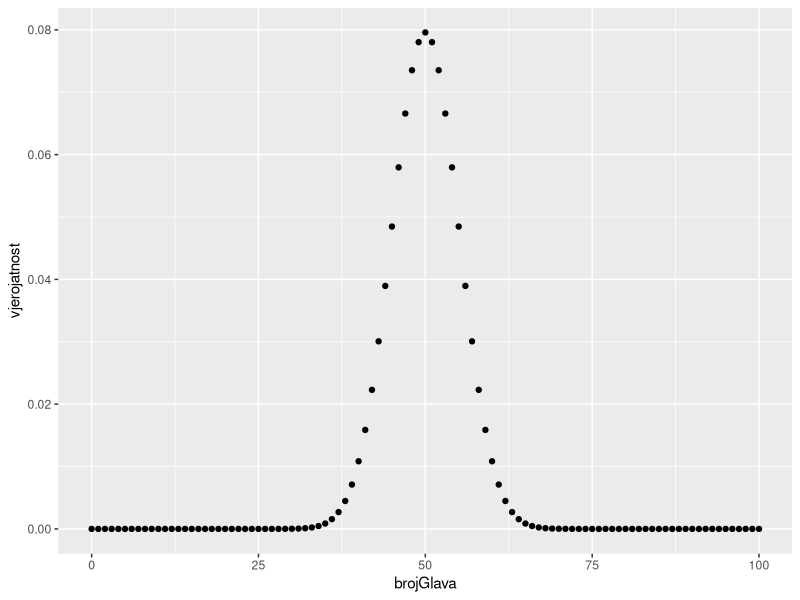
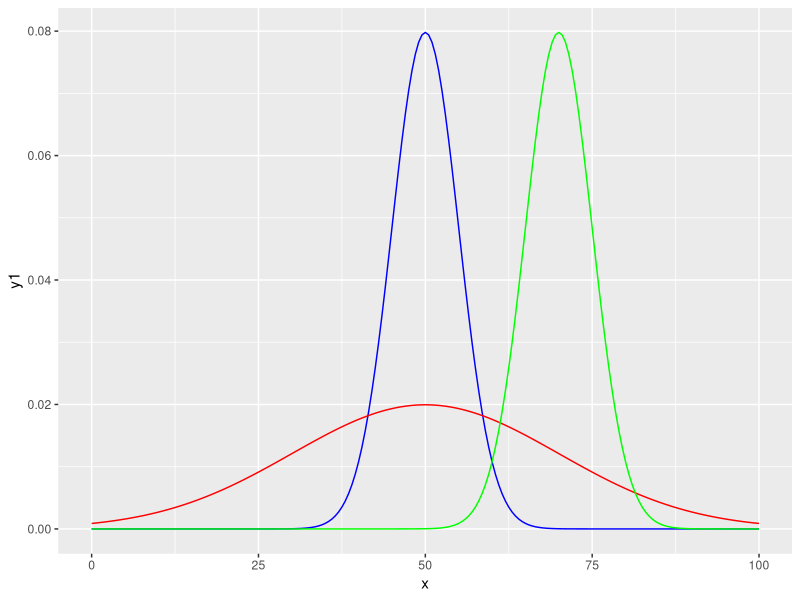
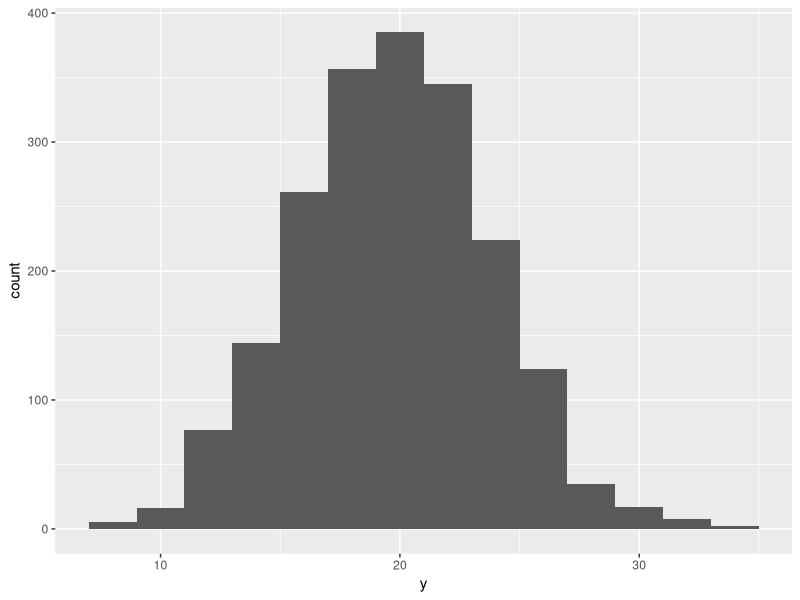
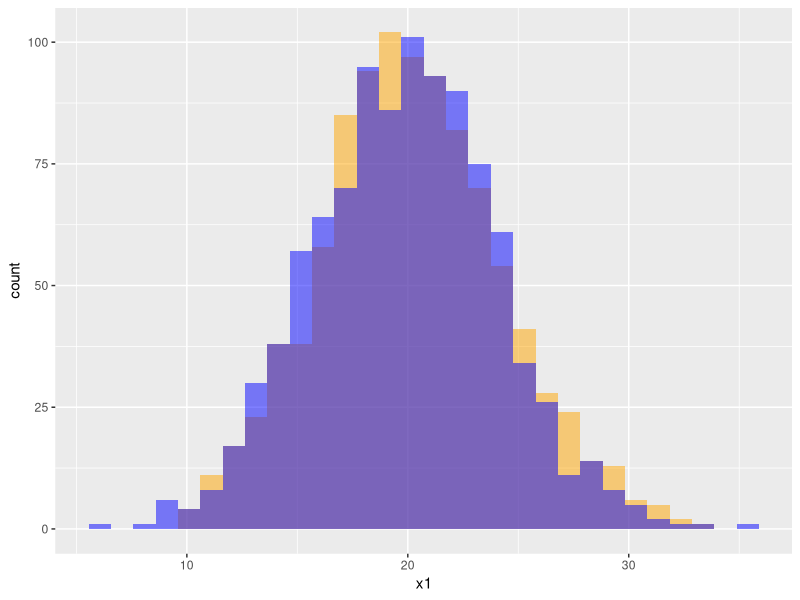
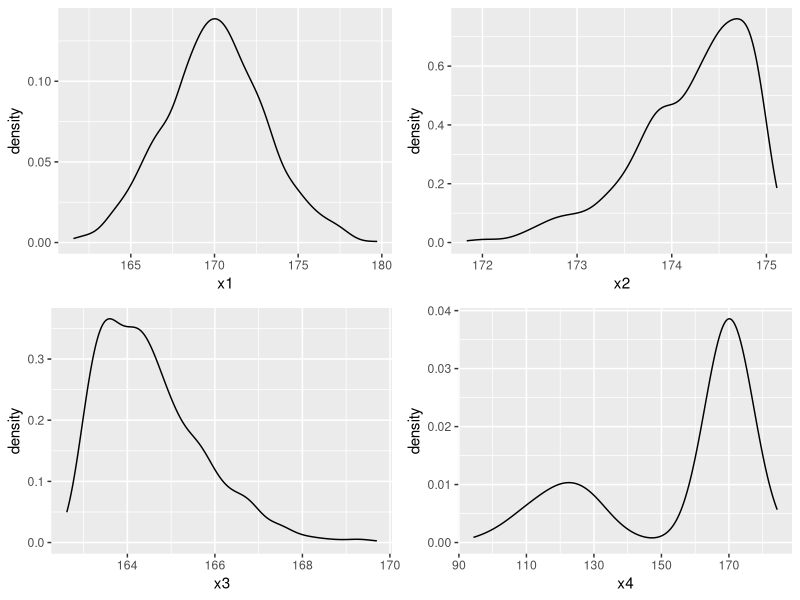
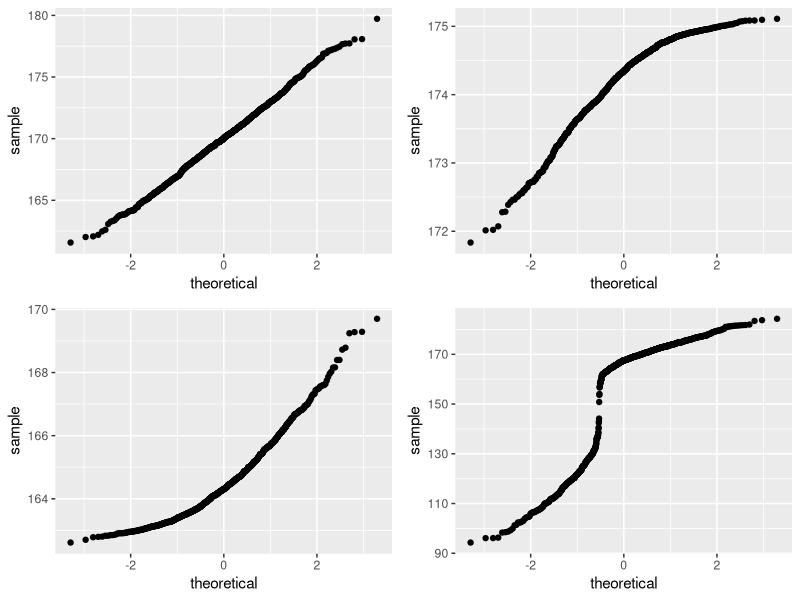
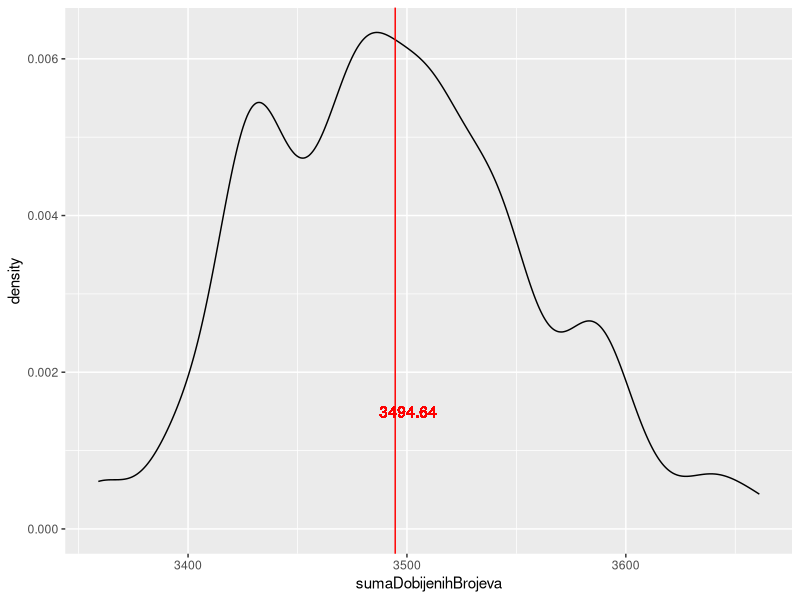
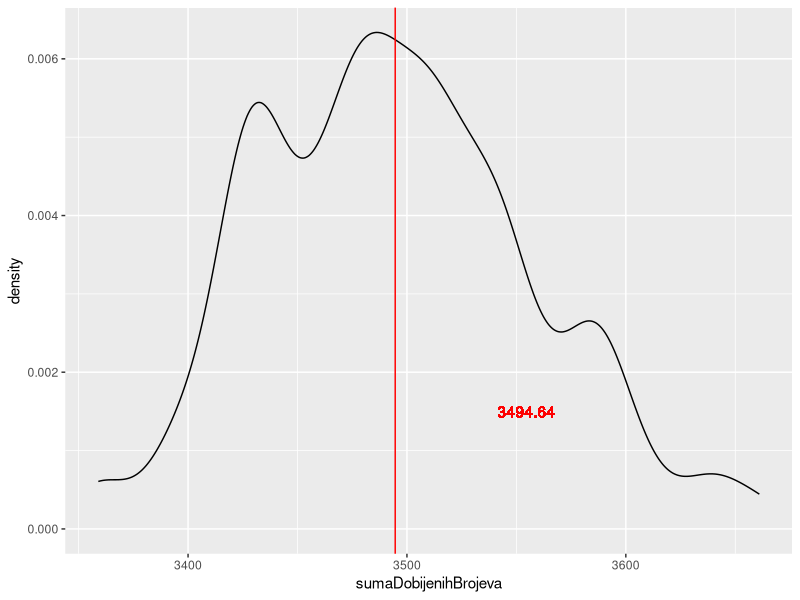

The R script that drew these images, in order: (Note: this script raises an error after producing the figures.)
## ---- chunk 1
library(tidyverse)
library(sn)
library(GGally)
library(gridExtra)
brojZad <- 0
brojPog <- 13
## ---- chunk 2
# koja je vjerojatnost da u 10 bacanja novčića vrijednost "pismo" dobijete točno jednom?
dbinom(1, 10, 0.5)

# koja je vjerojatnost da u 20 bacanja novčića broj dobivanja vrijednosti "pismo" bude manji ili jednak 10?
pbinom(q = 10, size = 20, prob = 0.5)

# koja je vrijednost prvog, drugog i trećeg kvartila u bacanju novčića 100 puta?
qbinom(p = c(0.25, 0.5, 0.75), size = 100, prob = 0.5)

# nacrtajte funkciju razdiobe eksperimenta bacanja novčića 100 puta
## NAPUTAK: napravite pomoćni numerički vektor svih mogućih ishoda, 
##          konstruirajte podatkovni okvir sa potrebnim podacima a potom nacrtajte razdiobu
##          na grafu odabrane geometrije (točkasta, linijska ili stupčasta)

data.frame(brojGlava=0:100, vjerojatnost=(dbinom(0:100, 100, 0.5))) %>% ggplot(aes(brojGlava, vjerojatnost)) + geom_point()
## ---- chunk 3
# ako pretpostavimo normalnu razdiobu sa sredinom 50 i standardnom devijacijom 5, koja je vjerojatnost
# da će slučajno odabrana opservacija imati vrijednost između 55 i 65?
pnorm(65, mean = 50, sd = 5) - pnorm(55, mean = 50, sd = 5)

# koja se vrijednost nalazi na 1., 25., 50., 75. i 99.-om percentilu?
qnorm(c(0.01, 0.25, 0.5, 0.75, 0.99), 50, 5)


# na jednom grafu prikažite funkcije gustoće razdiobe sa sljedećim parametrima
#   - sredina: 50, st.dev: 5   (plava linija)
#   - sredina: 50, st.dev: 20  (crvena linija)
#   - sredina: 70, st.dev: 5   (zelena linija)
x <- seq(0, 100, 0.5)
data.frame(x = x, y1 = dnorm(x, 50, 5), y2 = dnorm(x, 50, 20), y3 = dnorm(x, 70, 5)) %>% 
  ggplot(aes(x = x)) + geom_line(aes(y = y1), color = "blue") + geom_line(aes(y = y2), color = "red") + 
  geom_line(aes(y = y3), color = "green")




#
## NAPUTAK: koristite trik s "pomoćnim vektorom" iz prethodnog zadatka
##          na isti graf stavite tri geometrije sa redefinicijom y estetike

## ---- chunk 4
# generirajte 1000 opservacija koje odgovaraju broju pozitivnih ishoda
# kod 100 ponavljanja Bernoullijevog eksperimenta sa vjerojatnosti
# pozitivnog ishoda od 0.2
rbinom(1000, 100, 0.2)

# generirajte 1000 opservacija koje odgovaraju normalnoj razdiobi
# sa srednjom vrijednosti 20 i standardnom devijacijom 4
rnorm(1000, 20, 4)

# na istom grafu nacrtajte histograme oba skupa opservacija
# (sami odaberite prikladnu širinu ladice)
data.frame(type = c(rep("bin", 1000), rep("norm", 1000)), y = c(rbinom(1000, 100, 0.2), rnorm(1000, 20, 4))) %>% 
  ggplot(aes(x = y)) + geom_histogram(binwidth = 2) 

data.frame(x1 = rbinom(1000, 100, 0.2), x2 = rnorm(1000, 20, 4)) %>% 
  ggplot() + geom_histogram(aes(x = x1), fill = "orange", alpha = 0.5) + geom_histogram(aes(x = x2), fill = "blue", alpha = 0.5)


## ---- chunk 5
# učitajte podatke iz datoteke "podaci.csv" i prikažite izgled
# procjenjene funkcije razdiobe za svaki od stupaca
# komentirajte izgled tj. prirodu prikazanih razdiobi

df <- read_csv("podaci.csv")
glimpse(df)

g1 <- ggplot(df, aes(x = x1)) + geom_density()
g2 <- ggplot(df, aes(x = x2)) + geom_density()
g3 <- ggplot(df, aes(x = x3)) + geom_density()
g4 <- ggplot(df, aes(x = x4)) + geom_density()

grid.arrange(g1, g2, g3, g4)

## ---- chunk 6
# nacrtajte QQ grafove varijabli iz prethodnog zadatka
g1 <- ggplot(df, aes(sample = x1)) + geom_qq()
g2 <- ggplot(df, aes(sample = x2)) + geom_qq()
g3 <- ggplot(df, aes(sample = x3)) + geom_qq()
g4 <- ggplot(df, aes(sample = x4)) + geom_qq()

grid.arrange(g1, g2, g3, g4)
## ---- chunk 7
set.seed(1234)
# napišite funkciju `baciNovcic(n)` koja će vratiti vektor duljine `n` sa nasumično 
# odabranim vrijednostima 0 (pismo) i 1 (glava)
# bacite novčić 10, 100, 1000 i 1,000,000 puta te ispišite postotak slučajeva kada je ispala "glava"

baciNovcic <- function(n)
  sample(c(0,1), n, replace = T)  #replace - moze li se ponavljati vrijednost -> ovdje logicno da mora jer je sie veci od broja vrijednosti 

baciNovcic(10) %>% mean
baciNovcic(100) %>% mean
baciNovcic(1000) %>% mean
baciNovcic(1000000) %>% mean




## ---- chunk 8
set.seed(1234)
# napravite funkciju `baci2kockice(n)` koja vraća vektor od n elemenata
# gdje je svaki element zbroj rezultata jednog bacanja dvije kockice
baci2kockice <- function(n){
  replicate(n, sample(1:6, 1) + sample(1:6, 1))
  
}
  
# ispišite vjerojatnosti svakog mogućeg zbroja za 100, 1000 i 1,000,000 bacanja kockice
table(baci2kockice(100)) / 100
table(baci2kockice(1000)) / 1000
table(baci2kockice(1000000)) / 1000000
## ---- chunk 9
set.seed(1234)

# igra "belot" se igra sa mađarskim kartama - 32 karte u 4 različite boje
# svaki igrač dobiva po 8 karata
# jedan od rijetkih događaja u igri je zvanje "belot" kod kojeg (barem) jedan od igrača
# dobije sve karte jednake boje
# simulacijom procijenite vjerojatnost ovog događaja

# zanimaju me samo boje 
spil <- c(rep(1, 8), rep(2, 8), rep(3, 8), rep(4, 8))

belotExp <- function() {
  spil <- sample(spil, 32) # mijesanje
  # prvi igrač dobija karte od 1 do 8, drugi od 9 do 16 itd.
  zvanjeBelot <- (length(unique(spil[1:8])) == 1) || (length(unique(spil[9:16])) == 1) ||
           (length(unique(spil[17:24])) == 1) || (length(unique(spil[25:32])) == 1)
  zvanjeBelot
}

replicate(1000000, belotExp()) %>% sum -> x # sum umjesto mean radi lakše interpretacije
x


## ---- chunk 10
set.seed(1234)
# 1000 puta ponovite simulaciju bacanja kockice 20 puta
# rezultate simulacije pohranite u matricu gdje će retci biti 
# zapis 20 ishoda pojedinog bacanja

rez <- replicate(1000, c(sample(1:6, 100, replace = TRUE)))


# ispišite prva 3 redaka dobivene matrice

## ---- chunk 11
# nacrtajte razdiobu suma bacanja dobivenih u simulacijama pohranjenim u varijabli `rez`
# za računanje sumi koristite funkciju `apply` ili `rowSums`
# u varijablu `prosjSum` upišite prosječnu sumu zaokruženu na 2 decimale
# za crtanje razdiobe koristite `ggplot` i `geom_density`
# dodajte crvenu vertikalnu liniju na sredini uz pomoć fukcije `geom_vline`
#    (estetika `xintercept` postavljena na `prosjSum`)
# i iznos sredine crvene boje uz pomoć funkcije `geom_text` 
#    ( parametar `label` postavljen na `prosjSum`, parametri `x` i `y` uz liniju)

zbrojeviRedova <- apply(rez, 1, mean)
zbrojeviRedova
prosjSum <- sapply(zbrojeviRedova, mean)
prosjSum

df <- data.frame(rbrPokusa = 1:1000, sumaDobijenihBrojeva = apply(rez, 1, sum))
prosjSum <- mean(df$sumaDobijenihBrojeva)

ggplot(df, aes(x = sumaDobijenihBrojeva)) + geom_density() + geom_vline(aes(xintercept = prosjSum), color = "red") + 
  geom_text(x = prosjSum + 6, y = 0.0015, label = round(prosjSum, 2), color = "red")

ggplot(df, aes(sumaDobijenihBrojeva)) + geom_density() + geom_vline(aes(xintercept = prosjSum), color = "red") + 
  geom_text(x = prosjSum + 60, y = 0.0015, label = round(prosjSum,2), color = "red")
## ---- chunk 12

binomna 
pbinom(1, 50, 1/36, lower.tail = F)

## ---- chunk 13
# Procijenite vjerojatnost dobivanja 4 asa u pokeru, pri čemu pretpostavljate da će igrač prvo nasumično vući 5 karata (od mogućih 52), a potom odbaciti sve karte koje nisu asevi i ponovo vući toliko karata. Vjerojatnost procijenite simulirajući ovaj uzorak ponašanja 100,000 puta i računajući postotak pozitivnih ishoda. 
# 
# NAPUTAK: smislite kako na praktičan način oblikovati objekt koji predstavlja špil karata (uzimajući u obzir da nam je relevantno samo da li je karta as ili ne). Potom napravite funkciju koja simulira gore opisano ponašanje igrača i vraća informaciju da li je postignut pozitivan ishod ili ne.

# 1. napraviti špil karata
# 2. napraviti funkciju koja simulira igrača
# 3. simulirati 100000 puta

spil <- rep(c(1,0), c(4, 48))

simulacija <- function(spil) {
  karte <- sample(spil, 5, replace = FALSE)
  if (sum(karte) >= 4) {
    return(1)
  } else {
    return(0)
  }
}

rezultati <- replicate(100000, simulacija(spil))
mean(rezultati)


## ---- chunk 14
rez <- t(replicate(n = 1000, rnorm(100, 50, 10)))

means <- rowMeans(rez)

df <- data.frame(value = c(rez), row = rep(1:1000, each = 100), mean = rep(means, each = 100))
head(df)

ggplot(df, aes(x = value)) + 
  geom_histogram(binwidth = 1, fill = "blue", alpha = 0.5) +
  geom_histogram(aes(x = mean), fill = "green", alpha = 0.5, bins = 100) +
  labs(title = "Histogram svih 10000 mjera",
       x = "Vrijednost", y = "Broj uzoraka") +
  scale_fill_ordinal()
